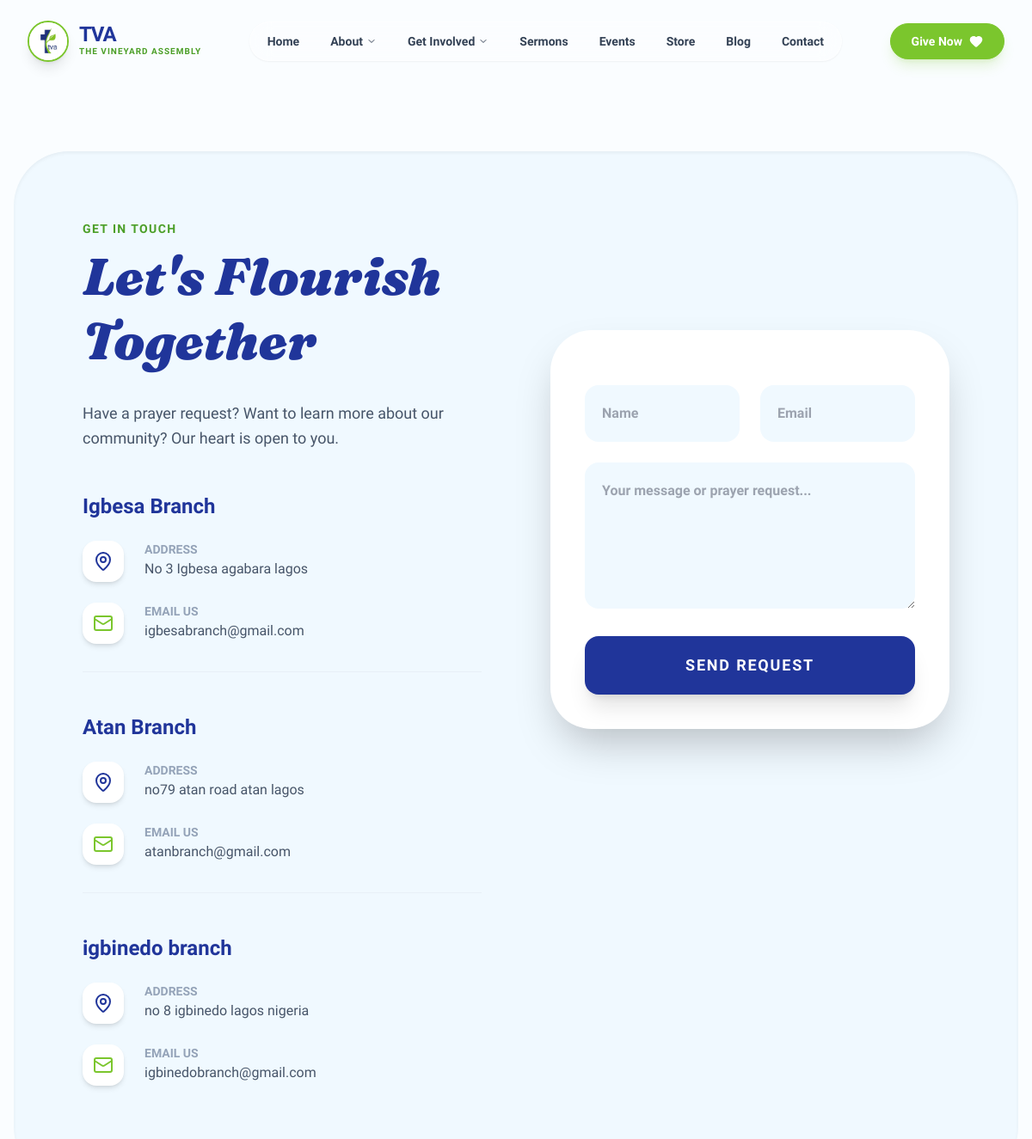
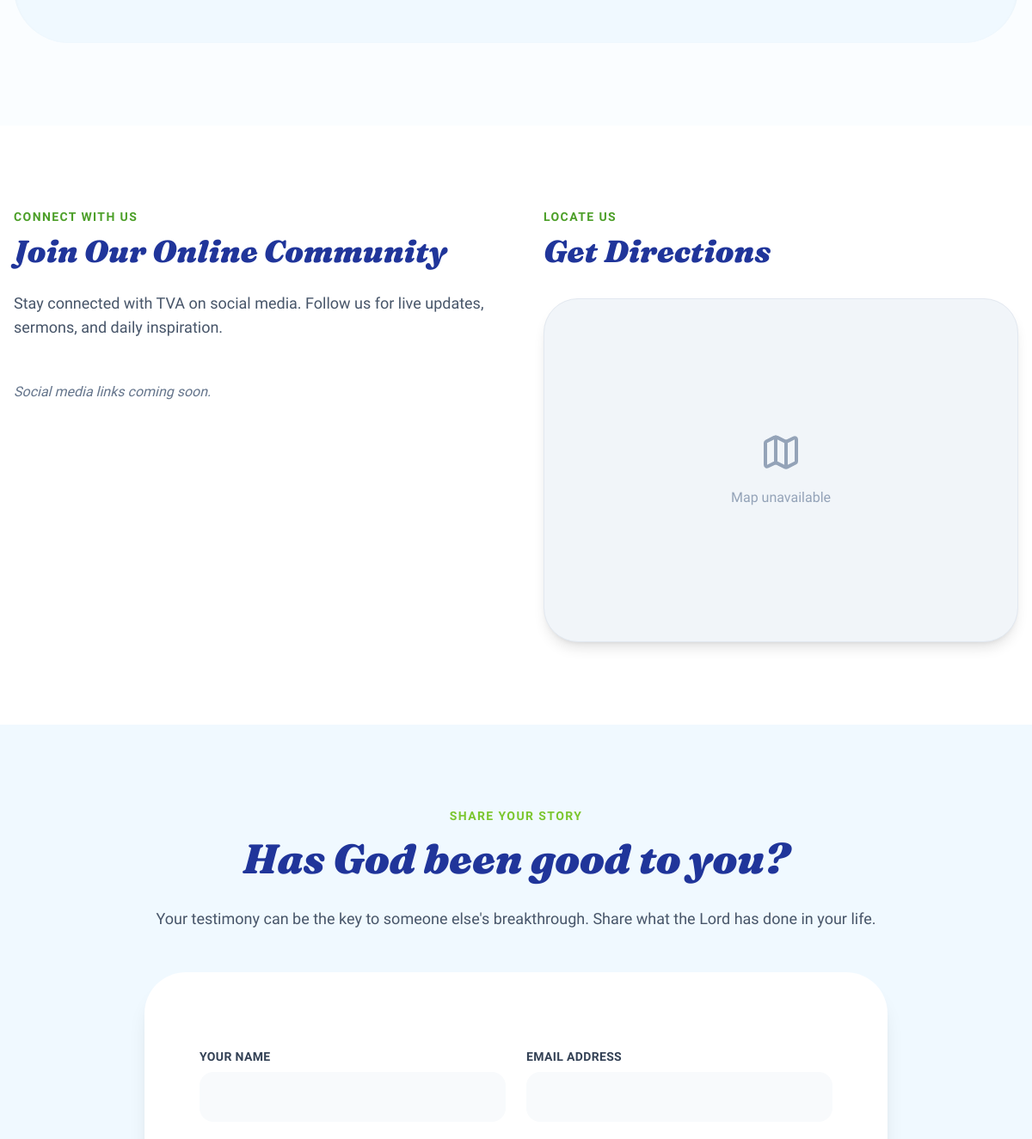
The app's page /contact/ (upper part), older data (2 pictures, top to bottom).
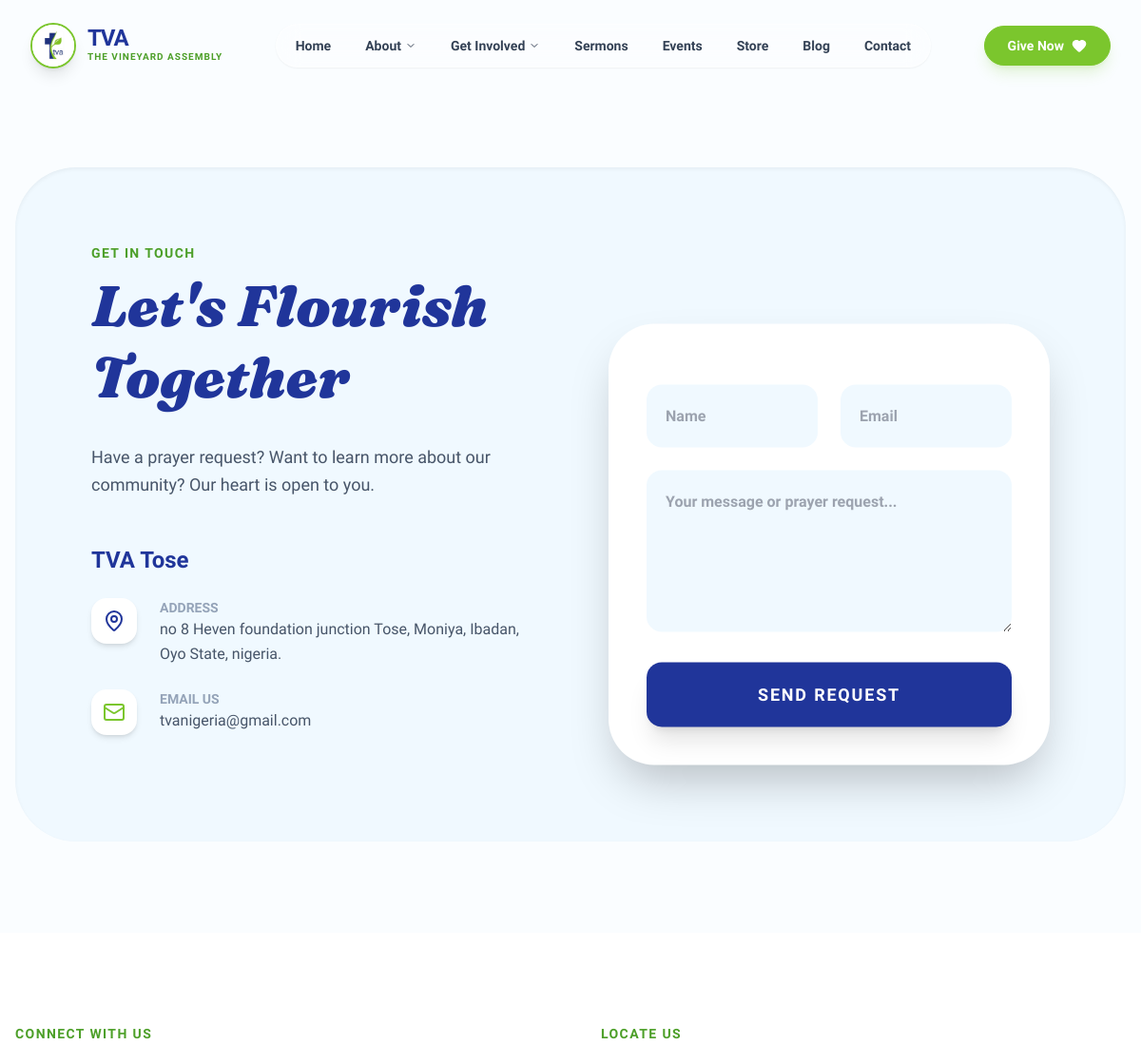
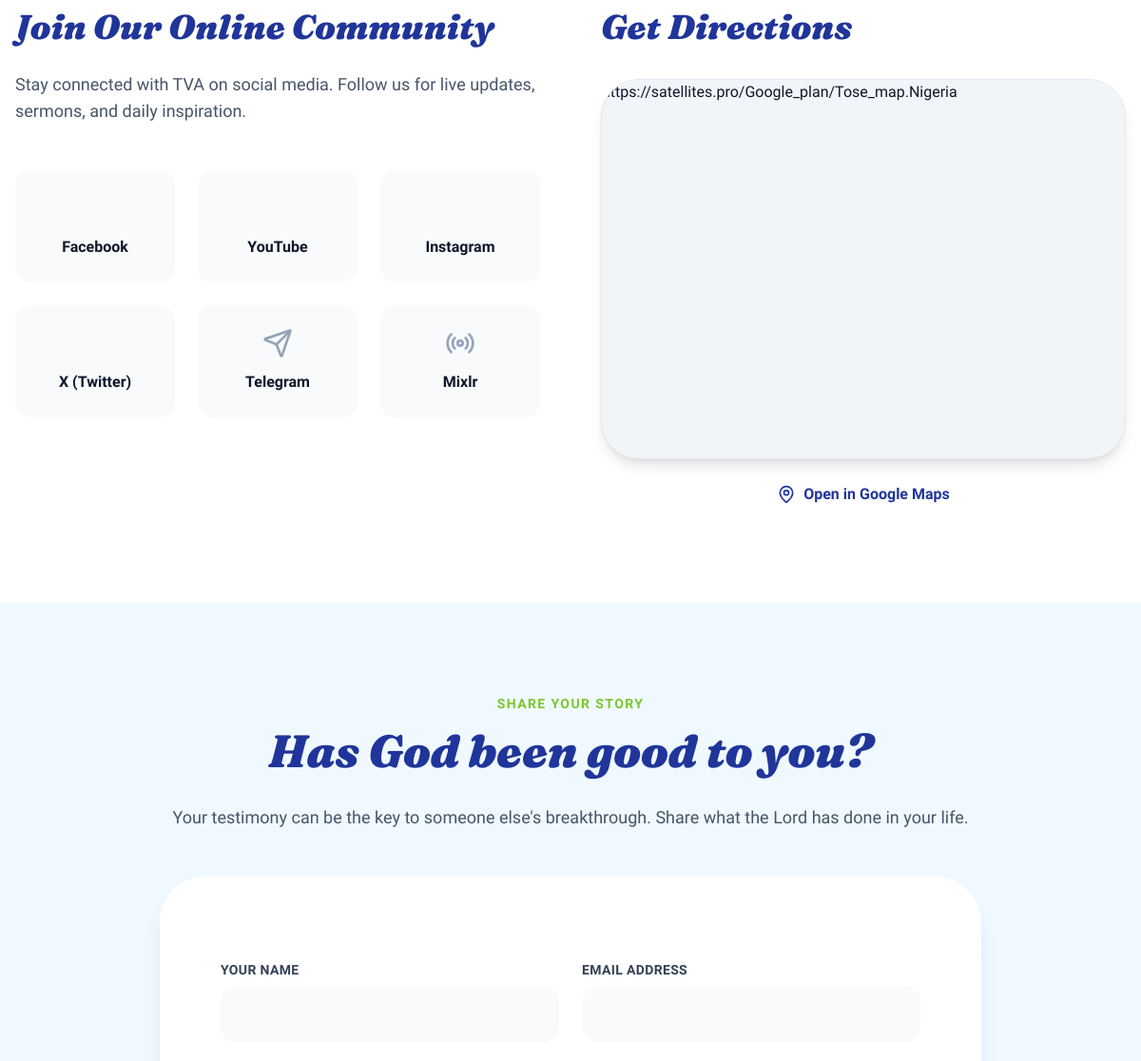
The same page, newer data (2 pictures, top to bottom).
### contact/models.py (models this page shows, shortened)
class Branch(models.Model):
    branch_name = models.CharField(max_length=100, default="The Sanctuary")
    address = models.TextField()
    email = models.EmailField()
    class Meta:
        verbose_name_plural = "Branches"

class ContactPageSettings(models.Model):
    facebook = models.URLField(blank=True, null=True, help_text="Facebook Page URL")
    youtube = models.URLField(blank=True, null=True, help_text="YouTube Channel URL")
    mixlr = models.URLField(blank=True, null=True, help_text="Mixlr URL")
    telegram = models.URLField(blank=True, null=True, help_text="Telegram Channel URL")
    instagram = models.URLField(blank=True, null=True, help_text="Instagram Profile URL")
    x_twitter = models.URLField(blank=True, null=True, verbose_name="X (Twitter)", help_text="X (Twitter) Profile URL")
    social_media_section_title = models.CharField(max_length=100, default="Connect With Us", help_text="Small title above the heading")
    social_media_section_heading = models.CharField(max_length=200, default="Join Our Online Community", help_text="Main heading")
    social_media_section_description = CKEditor5Field('Content', config_name='default', default="Stay connected with TVA on social media. Follow us for live updates, sermons, and daily inspiration.")
    google_map_embed = models.TextField(blank=True, null=True, help_text="Paste the Google Maps Embed HTML code here (iframe)")
    google_map_link = models.URLField(blank=True, null=True, help_text="Link to open location in Google Maps (optional)")
    testimony_section_title = models.CharField(max_length=100, default="Share Your Story", help_text="Small title above the heading")
    testimony_section_heading = models.CharField(max_length=200, default="Has God been good to you?", help_text="Main heading")
    testimony_section_description = CKEditor5Field('Content', config_name='default', default="Your testimony can be the key to someone else's breakthrough. Share what the Lord has done in your life.")
    class Meta:
        verbose_name = "Contact Page Settings"
        verbose_name_plural = "Contact Page Settings"

### contact/views.py (the view, shortened to what this page needs)
# urls.py: path('contact/', contact_view, name='contact'),
def contact_view(request):
    branches = Branch.objects.all()
    settings = ContactPageSettings.objects.first()
    return render(request, 'contact.html', {'branches': branches, 'settings': settings})

### templates/contact.html (shortened to what this page needs)
{% extends 'base.html' %}
{% load static %}
{% block content %}
    <main class="mt-20">
      <section id="contact-page" class="py-24">
        <div class="max-w-7xl mx-auto px-4">
          <div class="bg-brandLight rounded-[4rem] p-10 lg:p-20 overflow-hidden relative shadow-inner">
            <div class="grid grid-cols-1 lg:grid-cols-2 gap-20 items-start">
              <div class="space-y-12">
                <div>
                  <span class="text-accent font-black uppercase tracking-widest text-sm mb-2 block">Get in Touch</span>
                  <h2 class="text-6xl font-black text-primary serif italic leading-tight mb-8">Let's Flourish Together</h2>
                  <p class="text-slate-600 text-lg mb-12 leading-relaxed">
                    Have a prayer request? Want to learn more about our community? Our heart is open to you.
                  </p>
                </div>
                <div class="space-y-12">
                  {% for branch in branches %}
                    <div class="border-b border-slate-200/50 pb-8 last:border-0">
                      <h3 class="text-2xl font-black text-primary mb-6">{{ branch.branch_name }}</h3>
                      <div class="space-y-6">
                        <div class="flex gap-6 items-start">
                          <div class="w-12 h-12 bg-white rounded-2xl flex items-center justify-center shadow-md text-primary shrink-0">
                            <i data-lucide="map-pin"></i>
                          </div>
                          <div>
                            <h4 class="font-bold text-sm text-slate-400 uppercase">Address</h4>
                            <p class="text-slate-600">{{ branch.address }}</p>
                          </div>
                        </div>
                        <div class="flex gap-6 items-start">
                          <div class="w-12 h-12 bg-white rounded-2xl flex items-center justify-center shadow-md text-secondary shrink-0">
                            <i data-lucide="mail"></i>
                          </div>
                          <div>
                            <h4 class="font-bold text-sm text-slate-400 uppercase">Email Us</h4>
                            <p class="text-slate-600">{{ branch.email }}</p>
                          </div>
                        </div>
                      </div>
                    </div>
                  {% empty %}
                    <p class="text-slate-500 italic">No branch information available.</p>
                  {% endfor %}
                </div>
              </div>
              <div class="bg-white rounded-[3rem] p-10 shadow-2xl sticky top-32">
                <form class="space-y-6" method="POST" action="{% url 'contact' %}">
                  <div class="grid grid-cols-1 sm:grid-cols-2 gap-6">
                    <input type="text" name="name" placeholder="Name" required class="w-full bg-brandLight border-none rounded-2xl p-5 focus:ring-2 focus:ring-secondary outline-none font-bold text-primary" />
                    <input type="email" name="email" placeholder="Email" required class="w-full bg-brandLight border-none rounded-2xl p-5 focus:ring-2 focus:ring-secondary outline-none font-bold text-primary" />
                  </div>
                  <textarea rows="5" name="message" placeholder="Your message or prayer request..." required class="w-full bg-brandLight border-none rounded-2xl p-5 focus:ring-2 focus:ring-secondary outline-none font-bold text-primary"></textarea>
                  <button type="submit" class="w-full bg-primary text-white py-5 rounded-2xl font-black text-lg shadow-xl hover:bg-secondary hover:text-primary transition-all uppercase tracking-widest">
                    Send Request
                  </button>
                </form>
              </div>
            </div>
          </div>
        </div>
      </section>
      <section class="py-24 bg-white">
        <div class="max-w-7xl mx-auto px-4">
          <div class="grid lg:grid-cols-2 gap-16">
            <div>
               <div class="mb-12">
                  <span class="text-accent font-black uppercase tracking-widest text-sm mb-2 block">{{ settings.social_media_section_title|default:"Connect With Us" }}</span>
                  <h2 class="text-4xl font-black text-primary serif italic leading-tight mb-6">{{ settings.social_media_section_heading|default:"Join Our Online Community" }}</h2>
                  <p class="text-slate-600 text-lg mb-8">
                     {{ settings.social_media_section_description|default:"Stay connected with TVA on social media. Follow us for live updates, sermons, and daily inspiration."|safe }}
                  </p>
               </div>
               {% if settings %}
               <div class="grid grid-cols-2 sm:grid-cols-3 gap-6">
                  {% if settings.facebook %}
                  <a href="{{ settings.facebook }}" target="_blank" class="flex flex-col items-center justify-center p-6 bg-slate-50 rounded-2xl hover:bg-[#1877F2] hover:text-white transition-all group">
                    <i data-lucide="facebook" class="w-8 h-8 mb-3 text-slate-400 group-hover:text-white"></i>
                    <span class="font-bold">Facebook</span>
                  </a>
                  {% endif %}
                  {% if settings.youtube %}
                  <a href="{{ settings.youtube }}" target="_blank" class="flex flex-col items-center justify-center p-6 bg-slate-50 rounded-2xl hover:bg-[#FF0000] hover:text-white transition-all group">
                    <i data-lucide="youtube" class="w-8 h-8 mb-3 text-slate-400 group-hover:text-white"></i>
                    <span class="font-bold">YouTube</span>
                  </a>
                  {% endif %}
                  {% if settings.instagram %}
                  <a href="{{ settings.instagram }}" target="_blank" class="flex flex-col items-center justify-center p-6 bg-slate-50 rounded-2xl hover:bg-[#E4405F] hover:text-white transition-all group">
                    <i data-lucide="instagram" class="w-8 h-8 mb-3 text-slate-400 group-hover:text-white"></i>
                    <span class="font-bold">Instagram</span>
                  </a>
                  {% endif %}
                  {% if settings.x_twitter %}
                  <a href="{{ settings.x_twitter }}" target="_blank" class="flex flex-col items-center justify-center p-6 bg-slate-50 rounded-2xl hover:bg-black hover:text-white transition-all group">
                    <i data-lucide="twitter" class="w-8 h-8 mb-3 text-slate-400 group-hover:text-white"></i>
                    <span class="font-bold">X (Twitter)</span>
                  </a>
                  {% endif %}
                  {% if settings.telegram %}
                  <a href="{{ settings.telegram }}" target="_blank" class="flex flex-col items-center justify-center p-6 bg-slate-50 rounded-2xl hover:bg-[#0088cc] hover:text-white transition-all group">
                     <i data-lucide="send" class="w-8 h-8 mb-3 text-slate-400 group-hover:text-white"></i>
                    <span class="font-bold">Telegram</span>
                  </a>
                  {% endif %}
                  {% if settings.mixlr %}
                  <a href="{{ settings.mixlr }}" target="_blank" class="flex flex-col items-center justify-center p-6 bg-slate-50 rounded-2xl hover:bg-orange-500 hover:text-white transition-all group">
                    <i data-lucide="radio" class="w-8 h-8 mb-3 text-slate-400 group-hover:text-white"></i>
                    <span class="font-bold">Mixlr</span>
                  </a>
                  {% endif %}
               </div>
               {% else %}
                  <p class="text-slate-500 italic">Social media links coming soon.</p>
               {% endif %}
            </div>
             <div>
                <div class="mb-8">
                  <span class="text-accent font-black uppercase tracking-widest text-sm mb-2 block">Locate Us</span>
                  <h2 class="text-4xl font-black text-primary serif italic leading-tight mb-6">Get Directions</h2>
                </div>
                <div class="w-full h-[400px] bg-slate-100 rounded-[2.5rem] overflow-hidden shadow-lg border border-slate-200">
                  {% if settings.google_map_embed %}
                    {{ settings.google_map_embed|safe }}
                  {% else %}
                    <div class="w-full h-full flex flex-col items-center justify-center text-slate-400">
                      <i data-lucide="map" class="w-12 h-12 mb-4"></i>
                      <p>Map unavailable</p>
                    </div>
                  {% endif %}
                </div>
                {% if settings.google_map_link %}
                  <div class="mt-6 text-center">
                    <a href="{{ settings.google_map_link }}" target="_blank" class="inline-flex items-center gap-2 text-primary font-bold hover:text-secondary transition-colors">
                      <i data-lucide="map-pin" class="w-5 h-5"></i>
                      Open in Google Maps
                    </a>
                  </div>
                {% endif %}
             </div>
          </div>
        </div>
      </section>
      <section class="py-24 bg-brandLight">
        <div class="max-w-4xl mx-auto px-4 text-center">
           <span class="text-secondary font-black uppercase tracking-widest text-sm mb-4 block">{{ settings.testimony_section_title|default:"Share Your Story" }}</span>
           <h2 class="text-5xl font-black text-primary serif italic mb-8">{{ settings.testimony_section_heading|default:"Has God been good to you?" }}</h2>
           <p class="text-slate-600 text-lg mb-12">
             {{ settings.testimony_section_description|default:"Your testimony can be the key to someone else's breakthrough. Share what the Lord has done in your life."|safe }}
           </p>
           <div class="bg-white p-10 md:p-16 rounded-[3rem] shadow-xl text-left">
              <form class="space-y-6" method="POST" action="{% url 'contact' %}">
                  <div class="grid grid-cols-1 sm:grid-cols-2 gap-6">
                    <div>
                      <label class="block text-sm font-bold text-slate-700 mb-2 uppercase tracking-wide">Your Name</label>
                      <input type="text" name="name" required class="w-full bg-slate-50 border-none rounded-2xl p-4 focus:ring-2 focus:ring-secondary outline-none font-bold text-primary" />
                    </div>
                    <div>
                       <label class="block text-sm font-bold text-slate-700 mb-2 uppercase tracking-wide">Email Address</label>
                      <input type="email" name="email" required class="w-full bg-slate-50 border-none rounded-2xl p-4 focus:ring-2 focus:ring-secondary outline-none font-bold text-primary" />
                    </div>
                  </div>
                </form>
           </div>
        </div>
      </section>
    </main>
{% endblock %}

Row changes from the older to the newer data that the page shows:
removed Branch: branch_name "Igbesa Branch", address "No 3 Igbesa agabara lagos", email "igbesabranch@gmail.com"
removed Branch: branch_name "Atan Branch", address "no79 atan road atan lagos", email "atanbranch@gmail.com"
changed Branch: branch_name "igbinedo branch" → "TVA Tose"; address "no 8 igbinedo lagos nigeria" → "no 8 Heven foundation junction Tose, Moniya, Ibadan, Oyo State, nigeria."; email "igbinedobranch@gmail.com" → "tvanigeria@gmail.com"
added ContactPageSettings: social_media_section_title "CONNECT WITH US", social_media_section_heading "Join Our Online Community", social_media_section_description "Stay connected with TVA on social media. Follow us for live updates, sermons, and daily inspiration.", google_map_embed "https://satellites.pro/Google_plan/Tose_map.Nigeria", testimony_section_title "SHARE YOUR STORY", testimony_section_heading "Has God been good to you?", testimony_section_description "Your testimony can be the key to someone else's breakthrough. Share what the Lord has done in your life."
Text that changed along with them:
{{ settings.social_media_section_title|default:"Connect With Us" }}: "CONNECT WITH US" → (not shown)
{{ settings.testimony_section_title|default:"Share Your Story" }}: "SHARE YOUR STORY" → (not shown)
{{ settings.testimony_section_heading|default:"Has God been good to you?" }}: "Has God been good to you?" → (not shown)
text no longer shown: "Join Our Online Community Stay connected with TVA on social media. Follow us for live updates, sermons, and daily inspiration. Social media links coming soon. Map unavailable Your testimony can be the key to someone else's breakthrough. Share what the Lord has done in your life."
text now shown: "Facebook YouTube Instagram X (Twitter) Telegram Mixlr Open in Google Maps"
